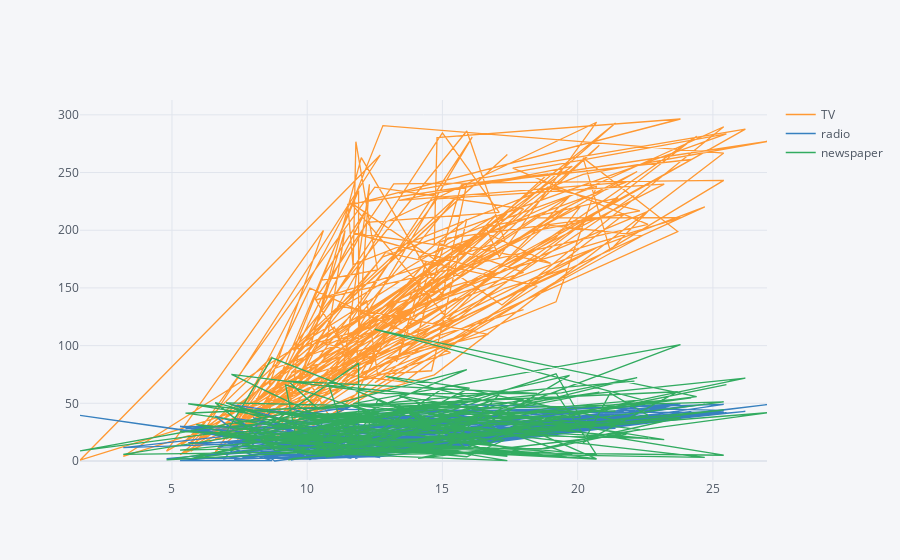

Notebook source saved alongside this figure:
### Code cell
advert.iplot(kind='scatter', x='sales')

### Figure 1 — Plotly figure (JSON) as saved in the notebook; plotly's stock layout.template omitted (floating-point values rounded to 4 significant figures; data arrays with more than 128 entries replaced by an {"elided": "..."} marker saying what was removed)
{"data": [{"line": {"color": "rgba(255, 153, 51, 1.0)", "dash": "solid", "shape": "linear", "width": 1.3}, "mode": "lines", "name": "TV", "text": "", "type": "scatter", "x": {"elided": "200 float values"}, "y": {"elided": "200 float values"}}, {"line": {"color": "rgba(55, 128, 191, 1.0)", "dash": "solid", "shape": "linear", "width": 1.3}, "mode": "lines", "name": "radio", "text": "", "type": "scatter", "x": {"elided": "200 float values"}, "y": {"elided": "200 float values"}}, {"line": {"color": "rgba(50, 171, 96, 1.0)", "dash": "solid", "shape": "linear", "width": 1.3}, "mode": "lines", "name": "newspaper", "text": "", "type": "scatter", "x": {"elided": "200 float values"}, "y": {"elided": "200 float values"}}], "layout": {"legend": {"bgcolor": "#F5F6F9", "font": {"color": "#4D5663"}}, "paper_bgcolor": "#F5F6F9", "plot_bgcolor": "#F5F6F9", "title": {"font": {"color": "#4D5663"}}, "xaxis": {"gridcolor": "#E1E5ED", "showgrid": true, "tickfont": {"color": "#4D5663"}, "title": {"font": {"color": "#4D5663"}, "text": ""}, "zerolinecolor": "#E1E5ED"}, "yaxis": {"gridcolor": "#E1E5ED", "showgrid": true, "tickfont": {"color": "#4D5663"}, "title": {"font": {"color": "#4D5663"}, "text": ""}, "zerolinecolor": "#E1E5ED"}}}
